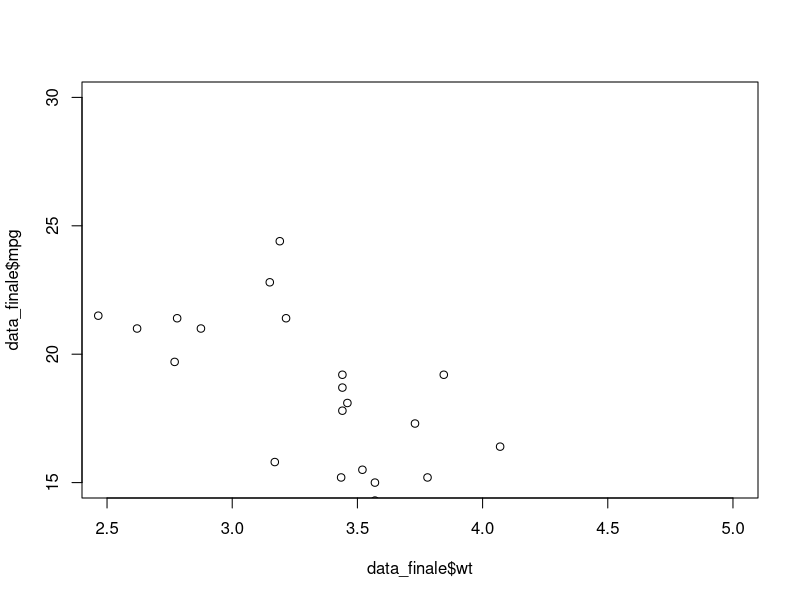

Recreate this plot in R. (Note: this script raises an error after producing the figure.)
#Scatter Plots -

#plot() function

# x, y: Coordinates of data to be compared, main: Title, xlim, ylim: limits for x and y axises, axes: whether both the axises are to be drawn on the graph or not

#We can also use ggplot package to draw line plots -

#install.packages("ggplot2")

#library(ggplot2)

mtcars

data <- mtcars

data_finale <- mtcars[, c("wt", "mpg")]

data_finale

plot(x = data_finale$wt, y = data_finale$mpg, xlim = c(2.5, 5), ylim = c(15, 30))

#ggplot2 -

#1st Parameter: Data Set, 2nd Parameter: aes(): Addition of x-axis and y-axis

ggplot(mtcars, aes(x = drat, y = mpg)) + geom_point(aes(color = factor(gear))) #geom_point() tells us which type of graph is to be plotted
#aes() inside the geom_point() function could also be used to color the data points according to the different categorical varaibles present in the specific column of the Data Set



